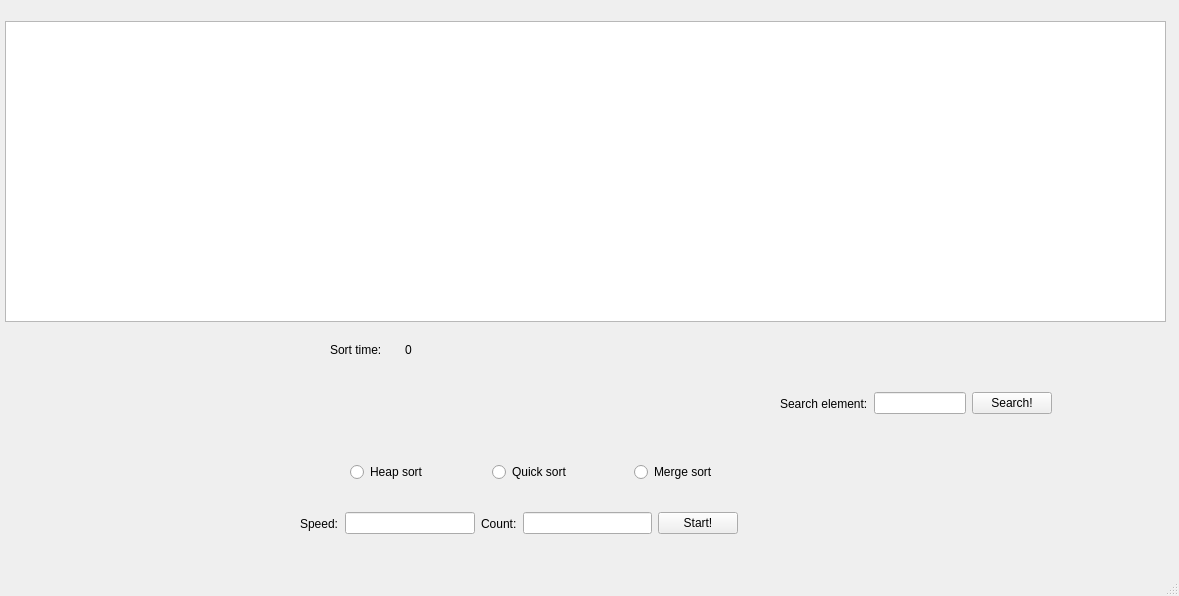
<?xml version="1.0" encoding="UTF-8"?>
<ui version="4.0">
 <class>MainWindow</class>
 <widget class="QMainWindow" name="MainWindow">
  <property name="geometry">
   <rect>
    <x>0</x>
    <y>0</y>
    <width>1179</width>
    <height>596</height>
   </rect>
  </property>
  <property name="windowTitle">
   <string>MainWindow</string>
  </property>
  <widget class="QWidget" name="centralwidget">
   <widget class="QGraphicsView" name="graphicsView">
    <property name="geometry">
     <rect>
      <x>5</x>
      <y>21</y>
      <width>1161</width>
      <height>301</height>
     </rect>
    </property>
   </widget>
   <widget class="QWidget" name="layoutWidget">
    <property name="geometry">
     <rect>
      <x>300</x>
      <y>510</y>
      <width>438</width>
      <height>27</height>
     </rect>
    </property>
    <layout class="QHBoxLayout" name="horizontalLayout">
     <item>
      <widget class="QLabel" name="label">
       <property name="text">
        <string>Speed:</string>
       </property>
      </widget>
     </item>
     <item>
      <widget class="QLineEdit" name="lineEdit"/>
     </item>
     <item>
      <widget class="QLabel" name="label_2">
       <property name="text">
        <string>Count:</string>
       </property>
      </widget>
     </item>
     <item>
      <widget class="QLineEdit" name="lineEdit_2"/>
     </item>
     <item>
      <widget class="QPushButton" name="pushButton">
       <property name="text">
        <string>Start!</string>
       </property>
      </widget>
     </item>
    </layout>
   </widget>
   <widget class="QWidget" name="layoutWidget">
    <property name="geometry">
     <rect>
      <x>350</x>
      <y>460</y>
      <width>420</width>
      <height>25</height>
     </rect>
    </property>
    <layout class="QHBoxLayout" name="horizontalLayout_2">
     <item>
      <widget class="QRadioButton" name="radioButton_2">
       <property name="text">
        <string>Heap sort</string>
       </property>
      </widget>
     </item>
     <item>
      <widget class="QRadioButton" name="radioButton">
       <property name="text">
        <string>Quick sort</string>
       </property>
      </widget>
     </item>
     <item>
      <widget class="QRadioButton" name="radioButton_3">
       <property name="text">
        <string>Merge sort</string>
       </property>
      </widget>
     </item>
    </layout>
   </widget>
   <widget class="QWidget" name="layoutWidget">
    <property name="geometry">
     <rect>
      <x>330</x>
      <y>340</y>
      <width>144</width>
      <height>19</height>
     </rect>
    </property>
    <layout class="QHBoxLayout" name="horizontalLayout_3">
     <item>
      <widget class="QLabel" name="label_3">
       <property name="text">
        <string>Sort time:</string>
       </property>
      </widget>
     </item>
     <item>
      <widget class="QLabel" name="label_4">
       <property name="text">
        <string>0</string>
       </property>
      </widget>
     </item>
    </layout>
   </widget>
   <widget class="QWidget" name="layoutWidget">
    <property name="geometry">
     <rect>
      <x>780</x>
      <y>390</y>
      <width>272</width>
      <height>27</height>
     </rect>
    </property>
    <layout class="QHBoxLayout" name="horizontalLayout_4">
     <item>
      <widget class="QLabel" name="label_5">
       <property name="text">
        <string>Search element:</string>
       </property>
      </widget>
     </item>
     <item>
      <widget class="QLineEdit" name="lineEdit_3"/>
     </item>
     <item>
      <widget class="QPushButton" name="pushButton_2">
       <property name="text">
        <string>Search!</string>
       </property>
      </widget>
     </item>
    </layout>
   </widget>
  </widget>
  <widget class="QMenuBar" name="menubar">
   <property name="geometry">
    <rect>
     <x>0</x>
     <y>0</y>
     <width>1179</width>
     <height>22</height>
    </rect>
   </property>
  </widget>
  <widget class="QStatusBar" name="statusbar"/>
 </widget>
 <resources/>
 <connections/>
</ui>
